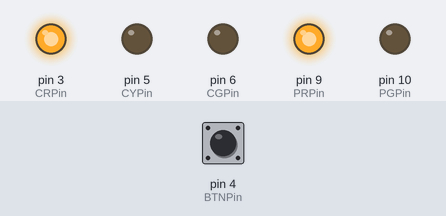
Bench run of a sketch on a simulated Arduino Uno, built with avr-gcc and run on an emulated ATmega328P. Parts: output pins drawn as LEDs (lit = HIGH). The inputs (shaded band) are chosen by the test bench; at power-on: pin 4 (BTNPin) LOW.

Above: at 0.1 s.
At 5.1 s:
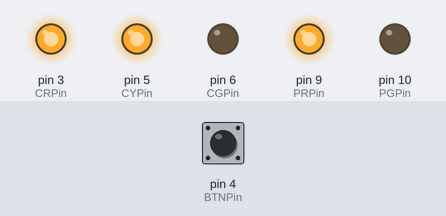
At 6.1 s:
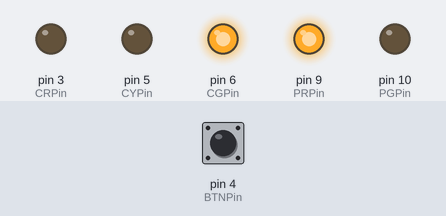
Timing chart, 0 to 7.6 s (numbered marks = the images above):
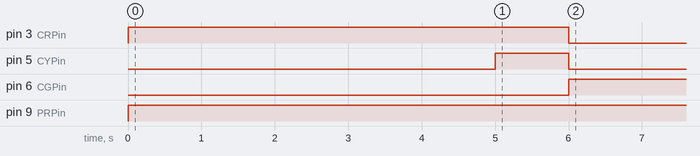

The sketch:

code.ino
```cpp
#include <TimerOne.h>

// Defines for traffic light Pins

// Car traffic lights
#define CRPin 3
#define CYPin 5
#define CGPin 6
//Pedestrian traffic lights
#define PRPin 9
#define PGPin 10


// Defines for timings (In ms)
#define DURATION_RESTART 5000
#define DURATION_PREPARE_DRIVE 1000
#define DURATION_DRIVE 50000 // Don't exceed one minute
#define DURATION_PREPARE_HALT 2000
#define DURATION_WALK 15000

#define DURATION_DRIVE_AFTER_REQUEST 10000

//Misc Defines
#define BTNPin 4
#define UseRY true
// Red and yellow at the same time after red
#define AutomaticPedestrianPhase false
// Let the pedestrians go after the Duration of DURATION_DRIVE

// Variable definitions:
unsigned int mainState = 0;
unsigned int mainTimer = 0;

bool requested = false;

void setLamps(bool cr, bool cy, bool cg, bool pr, bool pg) {
  // Car traffic lights
  digitalWrite(CRPin, cr);
  digitalWrite(CYPin, cy);
  digitalWrite(CGPin, cg);
  // Pedestrian traffic lights
  digitalWrite(PRPin, pr);
  digitalWrite(PGPin, pg);
}


unsigned int mainStateMachine(unsigned int state) {
    int returnState = state;
    switch (state) {
      case 0: // Restarted state
        setLamps(1, 0, 0, 1, 0); // Both Lights red, nobody should go.
        if(mainTimer >= DURATION_RESTART) {
          mainTimer = 0;
          if(UseRY) {
            returnState = 1; // Let the cars prepare to drive
          }
          else {
            returnState = 2; // Let the cars drive
          }
        }
        break;
      case 1: // Cars preparing to drive
        setLamps(1, 1, 0, 1, 0);
        if(mainTimer >= DURATION_PREPARE_DRIVE) {
          mainTimer = 0;
          returnState = 2; // Let the cars drive
        }
        break;
      case 2: // Cars driving
        setLamps(0, 0, 1, 1, 0);
        if(mainTimer >= DURATION_DRIVE && AutomaticPedestrianPhase) {
          mainTimer = 0;
          returnState = 3; // Let the cars prepare to halt
        }
        else if(requested && mainTimer >= DURATION_DRIVE_AFTER_REQUEST) {
          requested = false;
          mainTimer = 0;
          returnState = 3; // Let the cars prepare to halt
        }
        break;
      case 3: // Cars preparing to halt
        setLamps(0, 1, 0, 1, 0);
        if(mainTimer >= DURATION_PREPARE_HALT) {
          mainTimer = 0;
          returnState = 4; // Let the cars halt
        }
        break;
      case 4: // Cars halting
        setLamps(1, 0, 0, 1, 0);
        if(mainTimer >= DURATION_WALK) {
          mainTimer = 0;
          returnState = 5; // Let the cars pedestrians walk
        }
        break;
      case 5: // Pedestrians walking
        setLamps(0, 1, 0, 1, 0);
        if(mainTimer >= DURATION_WALK) {
          mainTimer = 0;
          returnState = 0; // Reset to let everyone halt
        }
        break;
      default:
        returnState = 0;
        // Something went wrong, better restart and let nobody go.
  }
  return returnState;
}

void incrementTimers() {
  /*
   * Unsigned ints overflow about every 65 seconds.
   * Don't set timings larger than a minute.
   * Use multiple states instead
   */
  ++mainTimer;
}

void setup() {
  Timer1.initialize(1000); //Interrupt every millisecond
  Timer1.attachInterrupt(incrementTimers);

  // Set pin modes
  pinMode(CRPin, OUTPUT);
  pinMode(CYPin, OUTPUT);
  pinMode(CGPin, OUTPUT);
  pinMode(PRPin, OUTPUT);
  pinMode(PGPin, OUTPUT);

  pinMode(BTNPin, INPUT);
}

void loop() {
  mainState = mainStateMachine(mainState);
  if(digitalRead(BTNPin) && mainState == 2) {
    //Just allow request while in phase 2
    requested = true;
  }
}
```

Measured:
- by itself, pin 3 (CRPin): LOW → HIGH at 0.00 s, → LOW 6.0 s later
- by itself, pin 5 (CYPin): LOW → HIGH at 5.0 s, → LOW 1.0 s later
- by itself, pin 6 (CGPin): LOW → HIGH at 6.0 s
- by itself, pin 9 (PRPin): LOW → HIGH at 0.00 s
